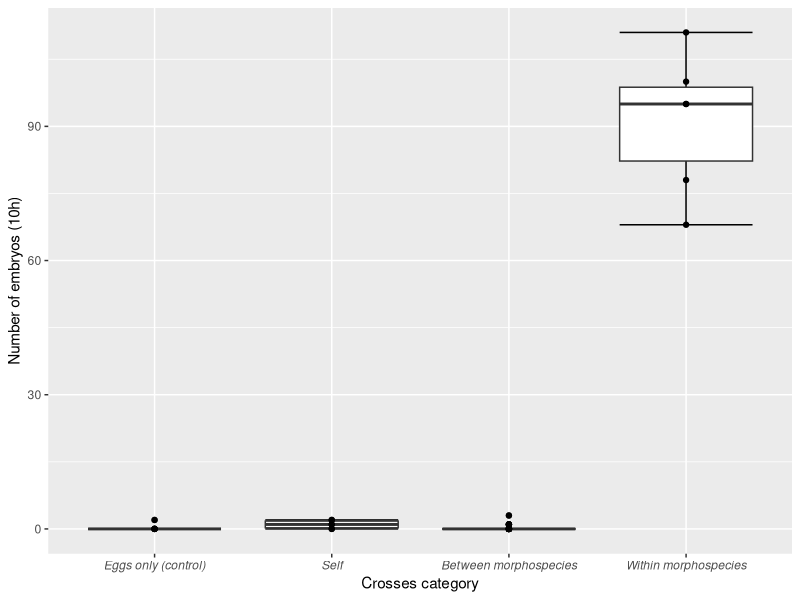
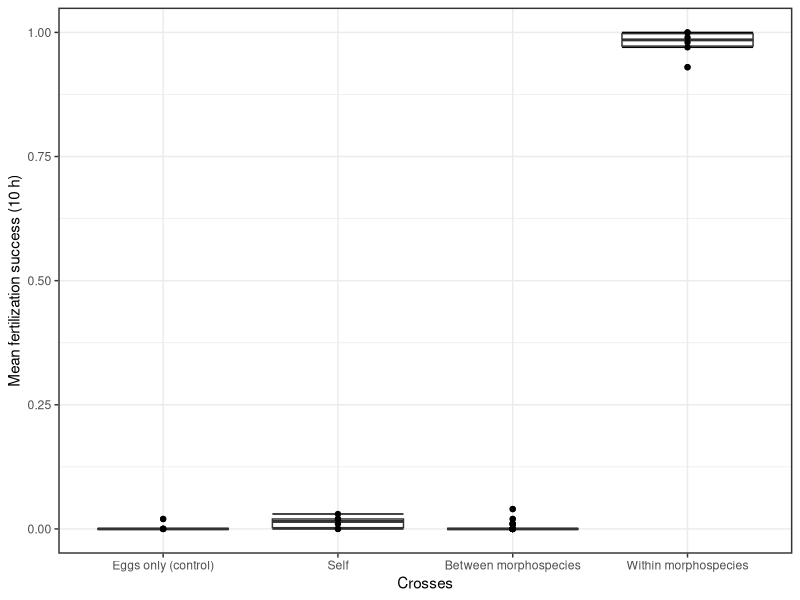
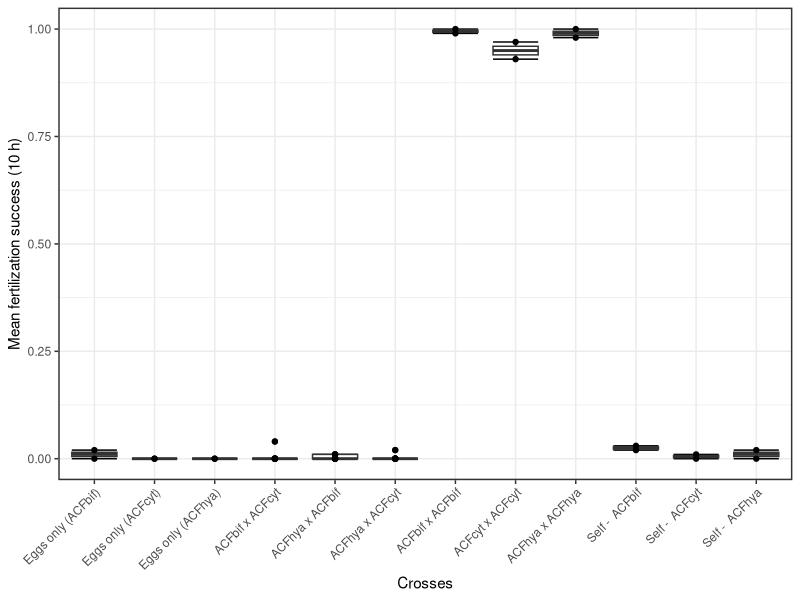

Recreate these plots in R, in order.
### Box-plots for breeding trials ###
# Fertilization success in cross-fertilization experiments

# 1. Set working directory
setwd("~/Projects/Speciesdelimitation_tabularAcropora/BreedingTrials/Analyses/")

# 2. Load packages
library(ggplot2)
library(RColorBrewer)
library(readr)

# 3. Load the data set
crosses <- read_delim("BreedingTrials.txt", 
                                    "\t", escape_double = FALSE, na = "na", 
                                    trim_ws = TRUE)
View(crosses)

# 4. Create factors

typecross <- factor(crosses$category, 
                  levels = c("control_self", "self",
                             "interspecific cross",
                             "intraspecific cross"),
                  labels = c("Eggs only (control)", 
                             "Self", "Between morphospecies",
                             "Within morphospecies"))
crosscat <- factor(crosses$cross, 
                   levels = c("control-bifurcata",
                              "control-cytherea",
                              "control-hyacinthus",
                              "bifurcata-cytherea",
                              "hyacinthus-bifurcata",
                              "hyacinthus-cytherea",
                              "bifurcata-bifurcata",
                              "cytherea-cytherea",
                              "hyacinthus-hyacinthus",
                              "self-bifurcata",
                              "self-cytherea",
                              "self-hyacinthus"),
                   labels = c("Eggs only (ACFbif)",
                              "Eggs only (ACFcyt)",
                              "Eggs only (ACFhya)",
                              "ACFbif x ACFcyt",
                              "ACFhya x ACFbif",
                              "ACFhya x ACFcyt",
                              "ACFbif x ACFbif",
                              "ACFcyt x ACFcyt",
                              "ACFhya x ACFhya",
                              "Self -  ACFbif",
                              "Self -  ACFcyt",
                              "Self -  ACFhya"))

# 4. Create box plots by type of cross (Embryos)

boxplot_width1 <- ggplot(crosses, aes(x = typecross, y= embryos)) + 
  stat_boxplot(geom ='errorbar') +
  geom_boxplot() + xlab("Crosses category") +
  theme(axis.text.x = element_text(face = "italic")) + 
  ylab("Number of embryos (10h)") +
  geom_point()
plot(boxplot_width1)

# 5. Create box plots by type of cross (Embryos/Embryos+Unfertilized eggs)

boxplot_width2 <- ggplot(crosses, aes(x = typecross, y=fertratio)) + 
  stat_boxplot(geom ='errorbar') + 
   geom_boxplot() + xlab("Crosses") +
  theme_bw() + theme(panel.border = element_rect(size = 1)) +
  theme(plot.title =  element_blank()) + 
  ylab("Mean fertilization success (10 h)") +
  geom_point() +  theme(legend.position = "none") 

plot(boxplot_width2)

#6. Box Plots by cross category (Embryos/Embryos+Unfertilized eggs)

boxplot_width3 <- ggplot(crosses, aes(x = crosscat, y=fertratio)) + 
  stat_boxplot(geom ='errorbar') + 
   geom_boxplot() + xlab("Crosses") +
  theme_bw() + theme(panel.border = element_rect(size = 1)) +
  theme(plot.title =  element_blank()) +  
  ylab("Mean fertilization success (10 h)") +
  geom_point() +  theme(legend.position = "none") +
  theme(axis.text.x = element_text(angle = 45, hjust=1))

plot(boxplot_width3)

